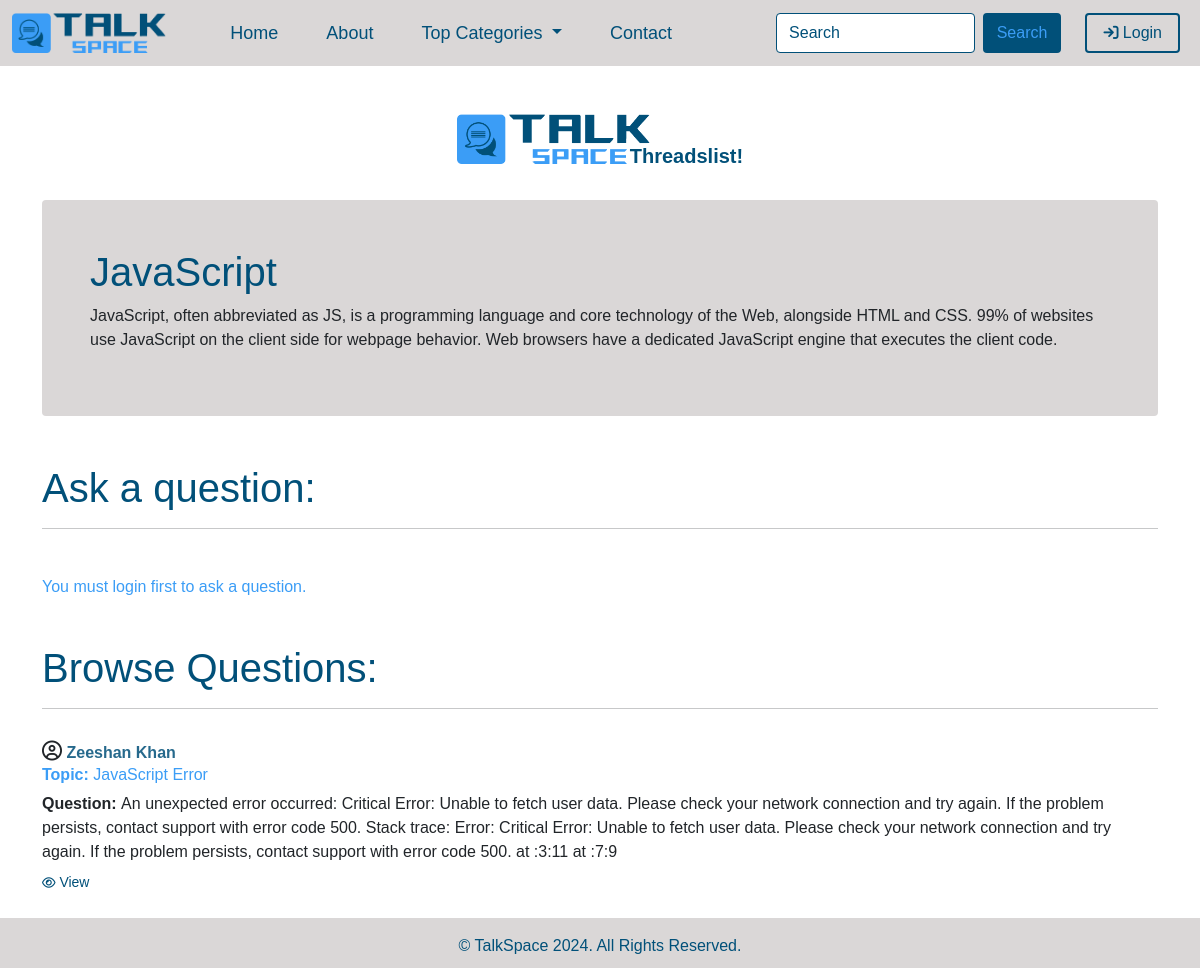
Screenshot of /threadlist.php?catid=2&catname=JavaScript with the database file from the repository.
### tables this page shows
CREATE TABLE `categories` (
  `category_id` int(11) NOT NULL,
  `category_name` varchar(255) NOT NULL,
  `category_description` text NOT NULL,
  `category_added` datetime NOT NULL DEFAULT current_timestamp()
);

CREATE TABLE `threads` (
  `thread_id` int(11) NOT NULL,
  `thread_cat` varchar(220) NOT NULL,
  `thread_username` varchar(220) NOT NULL,
  `thread_topic` varchar(1255) NOT NULL,
  `thread_question` text NOT NULL,
  `thread_time` datetime NOT NULL DEFAULT current_timestamp()
);

### threadlist.php (the view, shortened to what this page needs)
<!doctype html>
<html lang="en">
<head>
    <link href="https://cdn.jsdelivr.net/npm/bootstrap@5.0.2/dist/css/bootstrap.min.css" rel="stylesheet"
>
    <link rel="stylesheet" href="https://cdnjs.cloudflare.com/ajax/libs/font-awesome/6.6.0/css/all.min.css">
    <link rel="stylesheet" href="style/style.css">
</head>
<body>
    <?php include 'partials/_header.php'; ?>
    <section id="hero">
        <?php
        if(isset($_GET['catid'])){
            $id = $_GET['catid'];
        }
            $sql="SELECT * FROM `categories` WHERE `category_id` = '$id'";
            $result = mysqli_query($conn, $sql);
            while($row = mysqli_fetch_assoc($result)){
                $cat_topic = $row['category_name'];
                $cat_desc = $row['category_description'];
            }
        ?>
        <div class="container d-flex justify-content-center my-5 mb-0">
            <img src="asset/logo/logo.png" alt="" height="50px">
            <h5 class="category_heading"><b>Threadslist!</b></h5>
        </div>
        <div class="container ">
            <div class="jumbotron mt-4 p-5   rounded">
                <h1><?php echo $cat_topic; ?></h1>
                <p><?php echo $cat_desc; ?></p>
            </div>
        </div>
        <?php
        if (isset($_SESSION['loggedin']) && $_SESSION['loggedin'] == true){
            echo'
            <div class="ask_question container">
            <h1 class="mt-5">Ask a question:</h1>
            <hr>
            <div class="row">
                <div class="col-lg-6">
                    <form action="' . $_SERVER['REQUEST_URI'] . '" method="post">
                        <div class="form-group mt-2">
                            <label class="form-label"><b>Topic:</b></label>
                            <input type="text" class="form-control" id="topic" name="thread_topic"
                                aria-describedby="emailHelp" placeholder="Enter question topic" Required>
                        </div>
                        <div class="form-group mt-2">
                            <label class="form-label"><b>Question:</b></label>
                            <textarea class="form-control" placeholder="Enter question" id="exampleFormControlTextarea1"
                                name="thread_question" rows="8" Required></textarea>
                        </div>
                        <div class="form-group mt-3 mb-3">
                            <button type="submit" class="btn btn-outline-success">Submit</button>
                        </div>
                    </form>
                </div>
                <div class="col-lg-6">
                    <img src="asset/img/threadlist-bg.jpg" alt="Image"class="img-fluid ">
                </div>
            </div>
        </div>
            ';
        }
        else{
            echo '
            <div class="ask_question container">
            <h1 class="mt-5">Ask a question:</h1>
            <hr>
            <div class="media-body my-5">
                <h6>You must login first to ask a question.</h6>
            </div>
            </div>
            ';
        }
        ?>
        <div class="questions container">
            <h1 class="mt-3">Browse Questions:</h1>
            <hr>
            <?php
            if(isset($_GET['catname'])){
                $catname = $_GET['catname'];
                $page = isset($_GET['page']) ? $_GET['page'] : 1;
                $limit = 3;
                $offset = ($page - 1) * $limit;
                $sql = "SELECT * FROM `threads` WHERE `thread_cat` = '$catname' ORDER BY `thread_id` DESC LIMIT $offset, $limit";
                $result = mysqli_query($conn, $sql);
                $num = mysqli_num_rows($result);
                if($num > 0){
                while($row = mysqli_fetch_assoc($result)){
                    $id = $row['thread_id'];
                    $username = $row['thread_username'];
                    $topic = $row['thread_topic'];
                    $question = $row['thread_question'];
                    echo'
                    <div class="media py-3">
                        <div class="media-body mb-2">
                            <i class="fa-regular fa-circle-user" style=" font-size: 20px; "></i>
                            <strong>'.$username.'</strong>
                            <h6><b>Topic: </b>'.$topic.'</h6>
                            <p><b>Question: </b>'.$question.'</p>
                                <div class="view_btn">
                                <a href="thread.php?thread_id='.$id.'">
                                <small>
                                <i class="fa-regular fa-eye" style=" font-size: 12px; "></i>
                                View
                                </small>
                                </a>
                                </div>
                        </div>
                    </div>
                    ';
                }
                }
                    else{
                        echo '
                        <div class="media-body my-5">
                        <h6>No one asks questions in the '. $cat_topic .' thread.</h6>
                        </div>
                        ';
                    }
            }
                ?>
    </section>
    <?php include 'partials/_footer.php'; ?>
</body>
</html>

### style/style.css (style rules this page uses)
* { font-family: 'Gill Sans', 'Gill Sans MT', Calibri, 'Trebuchet MS', sans-serif; }
* a { text-decoration: none; color: inherit; }
#hero { max-height: 100%; max-width: 100%; min-height: 100vh; }
#hero .category_heading { color: #015079; margin-top: 30px; margin-left: -20px; }
.jumbotron h1, h3, strong { color: #015079; }
.jumbotron { background-color: #dad7d7; }
.ask_question h1 { color: #015079; }
.questions h1 { color: #015079; }
.media-body strong { color: #014f79da; }
.media-body h6 { color: #3B9DF6; }
.media-body small { color: #015079; }
.view_btn { margin-top: -10px; }

### rows the page displays
categories: category_name "JavaScript", category_description "JavaScript, often abbreviated as JS, is a programming language and core technology of the Web, alongside HTML and CSS. 99% of websites use JavaScript on the client side for webpage behavior. Web browsers have a dedicated JavaScript engine that executes the client code."
threads: thread_username "Zeeshan Khan", thread_topic "JavaScript Error", thread_question "An unexpected error occurred: Critical Error: Unable to fetch user data. Please check your network connection and try again. If the problem persists, contact support with error code 500. Stack trace: Error: Critical Error: Unable to fetch user data. Please check your network connection and try again. If the problem persists, contact support with error code 500. at :3:11 at :7:9"
